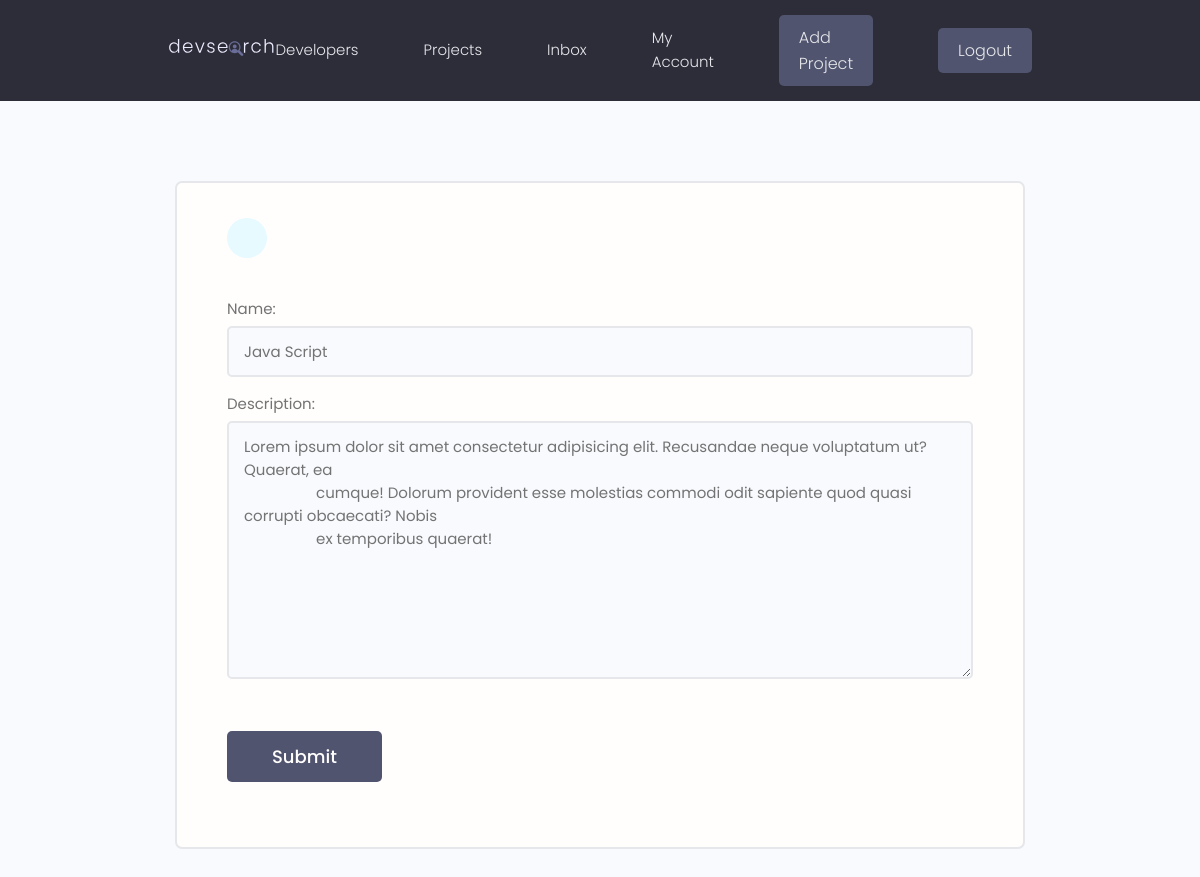
Screenshot of /update-skill/89f66508-404c-42c1-87a9-bd1f99f8148c/ (signed in) with the database file from the repository.
### users/models.py (models this page shows, shortened)
class Skill(models.Model):
    owner = models.ForeignKey(Profile, on_delete=models.CASCADE, null=True, blank=True)
    name = models.CharField(max_length=200, null=True, blank=False)
    description = models.TextField(null=True, blank=True)
    created = models.DateTimeField(auto_now_add=True)
    id = models.UUIDField(default=uuid.uuid4, unique=True,
                         primary_key=True, editable=False)

### users/views.py (the view)
# urls.py: path('update-skill/<str:pk>/',views.updateSkill, name='update-skill'),
@login_required(login_url='users:login')
def updateSkill(request, pk):
    profile = request.user.profile
    skill = profile.skill_set.get(id=pk)
    form = SkillForm(instance=skill)
    if request.method == 'POST':
        form = SkillForm(request.POST, instance=skill)
        if form.is_valid():
            form.save()
            messages.success(request,'skill was updated successfully!')
            return redirect('users:account')
    context = {
        'form':form
    }
    return render(request,'users/skill_form.html',context)

### users/form.py
class SkillForm(ModelForm):
    class Meta:
        model = Skill
        fields = ['name','description']
    def __init__(self, *args, **kwargs):
        super(SkillForm, self).__init__(*args, **kwargs)
        for name, field in self.fields.items():
            field.widget.attrs.update({'class': 'input'})

### users/templates/users/skill_form.html (shortened to what this page needs)
{% extends 'main.html' %}
{% block content %}
    <main class="formPage my-xl">
        <div class="content-box">
            <div class="formWrapper">
                <a class="backButton" href="{% url 'users:account' %}"></a>
                <br>
                <form class="form" method="POST">
                    {% for field in form %}
                    <div class="form__field">
                        <label for="formInput#text">{{ field.label }}: </label>
                        {{ field }}
                    </div>
                    {% endfor %}
                    <input class="btn btn--sub btn--lg  my-md" type="submit" value="Submit" />
                </form>
            </div>
        </div>
    </main>
{% endblock %}

### static/styles/app.css (style rules this page uses)
:root { --color-sub: #2d2d39; }
.btn--sub { background-color: var(--color-sub-light); }
.content-box { width: 95%; max-width: 85rem; margin: 0 auto; }
.backButton { background: var(--color-main-light); color: var(--color-main); width: 4rem; height: 4rem; display: flex; align-items: center; justify-content: center; border-radius: 50%; }
.formPage .formWrapper { list-style: none; background: var(--color-white); padding: 3.5rem 5rem; border: 2px solid var(--color-light); border-radius: 0.7rem; }

### static/uikit/styles/modules/_variables.css (style rules this page uses)
:root { --color-main: #5aa5b9; --color-main-light: #e6faff; --color-sub: #3f4156; --color-sub-light: #51546e; --color-sub-lighter: #ededfd; --color-text: #737373; --color-gray: #8b8b8b; --color-light: #e5e7eb; --color-light-gray: #767676; --color-bg: #f8fafd; --color-white: #fffefd; --color-white-light: #f3f3f3; --color-success: #359e64; --color-success-bg: #def8e8; --color-error: #fc4b0b; --color-error-bg: #fff2ee; --font-base: 'Poppins', arial, helvetica, 'Segoe UI', roboto, ubuntu, sans-serif; --font-monospace: 'Fira Code', 'Courier New', courier, monospace; --font-regular: 300; --font-medium: 500; --font-bold: 700; --generic-shadow: 1px 1px 5px #00000010; --generic-transition: all 0.3s ease-in-out; }

### static/uikit/styles/modules/_base.css (style rules this page uses)
* { margin: 0; padding: 0; box-sizing: border-box; text-rendering: optimizeLegibility; color: inherit; font-size: inherit; }
html { font-size: 50%; }
@media only screen and (min-width: 480px) { html { font-size: 56.25%; } }
@media only screen and (min-width: 1200px) { html { font-size: 62.5%; } }
body { line-height: 1.6; font-weight: 400; font-size: 1.5rem; color: var(--color-text); background-color: var(--color-bg); min-height: 100vh; }

### static/uikit/styles/modules/_typography.css (style rules this page uses)
* { font-family: var(--font-base); }
a { padding-bottom: 2px; text-decoration: none; display: inline-block; color: var(--color-main); font-weight: var(--font-medium); }

### static/uikit/styles/modules/_utilities.css (style rules this page uses)
.my-md { margin: 3rem auto; }
.my-xl { margin: 8rem auto; }

### static/uikit/styles/modules/_button.css (style rules this page uses)
.btn { display: inline-block; position: relative; cursor: pointer; background-color: var(--color-light); font-weight: var(--font-medium); color: var(--color-sub); text-decoration: none; padding: 1rem 2rem; border-radius: 0.5rem; border: none; width: -webkit-fit-content; width: -moz-fit-content; width: fit-content; height: -webkit-fit-content; height: -moz-fit-content; height: fit-content; font-size: 1.6rem; outline-width: 0; outline-color: transparent; -webkit-backface-visibility: hidden; backface-visibility: hidden; transition: all 0.3s ease-in-out; }
.btn--sub { background-color: var(--color-sub); color: var(--color-white); }
.btn--lg { font-size: 1.8rem; padding: 1.2rem 4.5rem; }

### static/uikit/styles/modules/_form.css (style rules this page uses)
.form { display: block; }
.form__field { margin-top: 1.5rem; margin-bottom: 1.5rem; }
.form__label, .form__field > label { display: block; margin-bottom: 0.5rem; color: var(--color-text); }
input.input[type='text'], input.input[type='email'], input.input[type='password'], input.input[type='number'], textarea.input { min-width: 24rem; width: 100%; padding: 1.2rem 1.5rem; border-radius: 0.5rem; border: 2px solid var(--color-light); transition: all 0.3s ease-in-out; background-color: var(--color-bg); }

### rows the page displays
Skill: form "Java Script" "Lorem ipsum dolor sit amet consectetur adipisicing elit. Recusandae neque voluptatum ut? Quaerat, ea cumque! Dolorum provident esse molestias commodi odit sapiente quod quasi corrupti obcaecati? Nobis ex temporibus quaerat!"

### other values shown
{{ field.label }} "Name" "Description"
